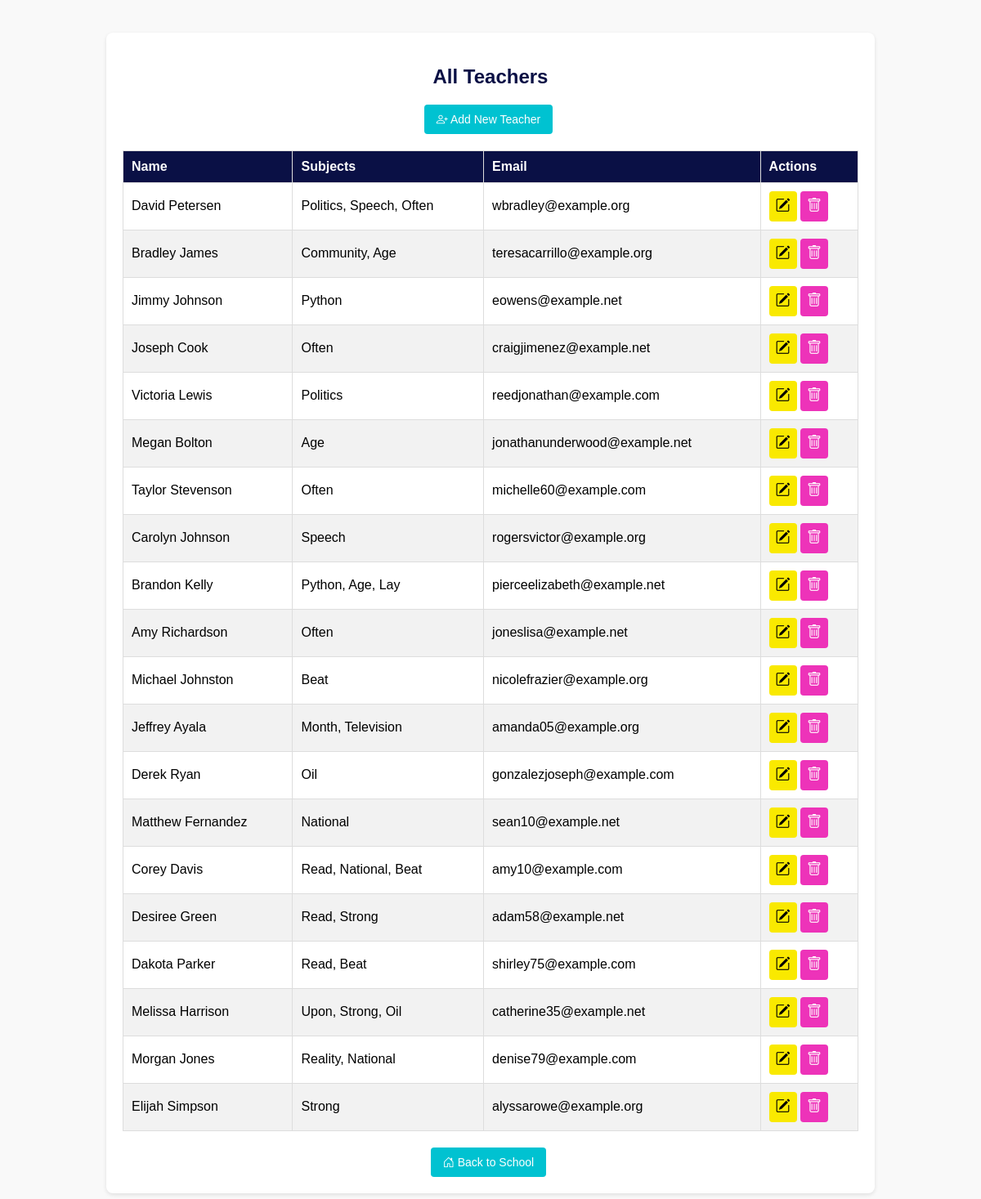
The page /teachers/ on the database as committed earlier.
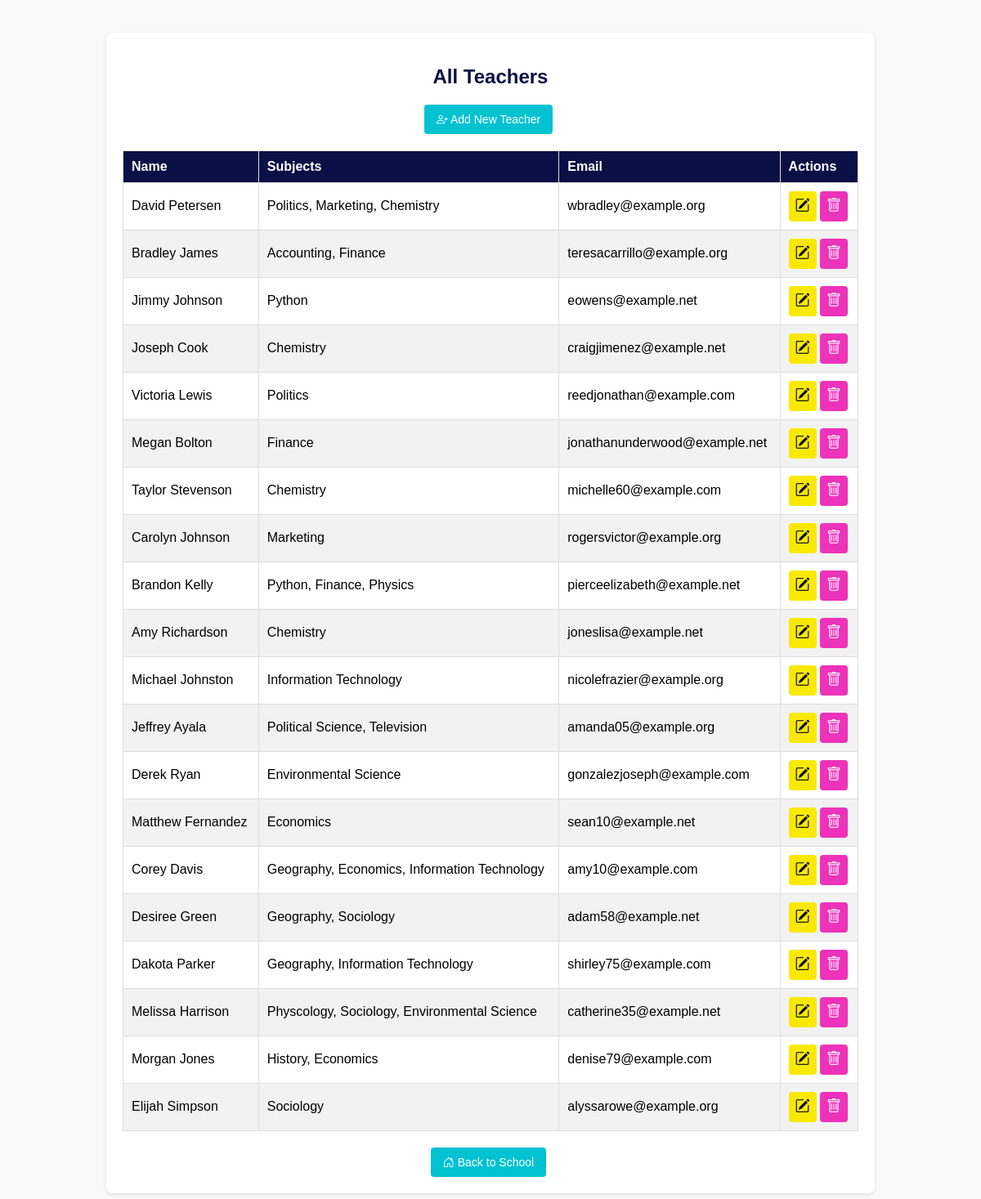
The same page on the database as committed later.
### school/models.py (models this page shows, shortened)
class Teacher(models.Model):
    name = models.CharField(max_length=100)
    subjects = models.ManyToManyField(Subject)
    email = models.EmailField()

class Subject(models.Model):
    name = models.CharField(max_length=100)
    def __str__(self):
        return self.name

### school/views.py (the view)
# urls.py: path('teachers/', views.teacher_list, name='teachers' ),   # Teachers List
def teacher_list(request):
    teachers = Teacher.objects.all()  # Query all teachers from the database
    teachers = Teacher.objects.prefetch_related('subjects')
    return render(request, 'teachers.html', {'teachers': teachers}) #, 'teachers1': teachers1})

### school/templates/teachers.html (shortened to what this page needs)
<!DOCTYPE html>
<html lang="en">
<head>
    <link href="https://cdn.jsdelivr.net/npm/bootstrap-icons/font/bootstrap-icons.css" rel="stylesheet">
</head>
<body>
    <div class="container">
        <h2>All Teachers</h2>
        <div class="btn-container">
            <a href="{% url 'add_teacher' %}" class="btn btn-success">
                <i class="bi bi-person-plus"></i> Add New Teacher
            </a>
        </div>
        <table>
            <thead>
                <tr>
                    <th>Name</th>
                    <th>Subjects</th>
                    <th>Email</th>
                    <th>Actions</th>
                </tr>
            </thead>
            <tbody>
                {% for teacher in teachers %}
                <tr>
                    <td>{{ teacher.name }}</td>
                    <td>{{ teacher.subjects.all|join:", " }}</td>
                    <td>{{ teacher.email }}</td>
                    <td>
                        <a href="{% url 'edit_teacher' id=teacher.id %}" class="btn-warning icon-btn">
                            <i class="bi bi-pencil-square"></i>
                        </a>
                        <form action="{% url 'delete_teacher' id=teacher.id %}" method="GET" style="display:inline;">
                            <button type="submit" class="btn-danger icon-btn">
                                <i class="bi bi-trash"></i>
                            </button>
                        </form>
                    </td>
                </tr>
                {% empty %}
                <tr>
                    <td colspan="4" class="text-center">No teacher available.</td>
                </tr>
                {% endfor %}
            </tbody>
        </table>
        <div class="btn-container">
            <a href="{% url 'school' %}" class="btn btn-success">
                <i class="bi bi-house-door"></i> Back to School
            </a>
        </div>
    </div>
</body>
</html>

### school/templates/teachers.html (style rules this page uses)
body { font-family: Arial, sans-serif; margin: 0; padding: 0; background-color: #f9f9f9; }
.container { max-width: 900px; margin: 40px auto; background: white; padding: 20px; border-radius: 8px; box-shadow: 0 2px 5px rgba(0, 0, 0, 0.1); }
h2 { text-align: center; color: #0A1045; margin-bottom: 20px; }
.btn { padding: 10px 15px; border-radius: 4px; text-decoration: none; font-size: 14px; margin-right: 5px; display: inline-block; text-align: center; }
.btn-success { background-color: #00C2D1; color: white; border: none; }
.btn-warning { background-color: #F9E900; color: black; border: none; }
.btn-danger { background-color: #ED33B9; color: white; border: none; }
table { width: 100%; border-collapse: collapse; margin-top: 20px; }
thead { background-color: #0A1045; color: white; }
th, td { text-align: left; padding: 10px; border: 1px solid #ddd; }
tbody tr:nth-child(even) { background-color: #f2f2f2; }
.icon-btn { display: inline-flex; align-items: center; justify-content: center; padding: 8px; border-radius: 4px; font-size: 14px; }
.icon-btn i { font-size: 18px; }
.btn-container { text-align: center; margin-top: 20px; }

Rows that differ between the two databases and show on the page:
changed through a linked row, Teacher "David Petersen": subjects.all "Politics, Speech, Often" → "Politics, Marketing, Chemistry"
changed through a linked row, Teacher "Bradley James": subjects.all "Community, Age" → "Accounting, Finance"
changed through a linked row, Teacher "Joseph Cook": subjects.all "Often" → "Chemistry"
changed through a linked row, Teacher "Megan Bolton": subjects.all "Age" → "Finance"
changed through a linked row, Teacher "Taylor Stevenson": subjects.all "Often" → "Chemistry"
changed through a linked row, Teacher "Carolyn Johnson": subjects.all "Speech" → "Marketing"
changed through a linked row, Teacher "Brandon Kelly": subjects.all "Python, Age, Lay" → "Python, Finance, Physics"
changed through a linked row, Teacher "Amy Richardson": subjects.all "Often" → "Chemistry"
changed through a linked row, Teacher "Michael Johnston": subjects.all "Beat" → "Information Technology"
changed through a linked row, Teacher "Jeffrey Ayala": subjects.all "Month, Television" → "Political Science, Television"
changed through a linked row, Teacher "Derek Ryan": subjects.all "Oil" → "Environmental Science"
changed through a linked row, Teacher "Matthew Fernandez": subjects.all "National" → "Economics"
changed through a linked row, Teacher "Corey Davis": subjects.all "Read, National, Beat" → "Geography, Economics, Information Technology"
changed through a linked row, Teacher "Desiree Green": subjects.all "Read, Strong" → "Geography, Sociology"
changed through a linked row, Teacher "Dakota Parker": subjects.all "Read, Beat" → "Geography, Information Technology"
changed through a linked row, Teacher "Melissa Harrison": subjects.all "Upon, Strong, Oil" → "Physcology, Sociology, Environmental Science"
changed through a linked row, Teacher "Morgan Jones": subjects.all "Reality, National" → "History, Economics"
changed through a linked row, Teacher "Elijah Simpson": subjects.all "Strong" → "Sociology"
